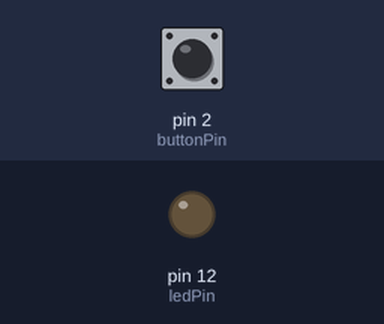
Bench run of a sketch on a simulated Arduino Uno, built with avr-gcc and run on an emulated ATmega328P. Parts: output pins drawn as LEDs (lit = HIGH). The test bench sets the inputs (shaded band); at power-on: pin 2 (buttonPin) HIGH.

Above: at 1.2 s.
1.3 s: pin 2 (buttonPin) pulled LOW for 0.15 s
At 2.1 s:
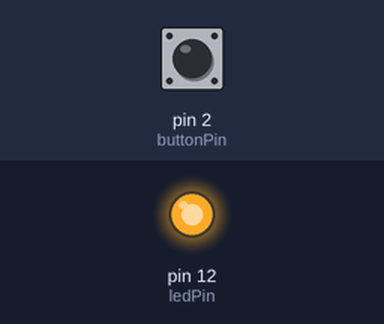
Timing chart, 0 to 10.4 s (numbered marks = the images above; inputs shaded):
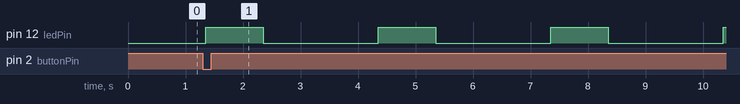

The sketch:

chocolateReadyStopMarker.ino.ino
```cpp
// 实现方便测试，目前code ，第一次按键，闪1秒，间隔2秒持续闪下去，第二次按键，闪5秒，再也不闪了。  想让他工作再，断电后再上电
// 定义按钮引脚
const int buttonPin = 2;
// 定义LED引脚
const int ledPin = 12;

// 存储按钮的上一次状态
int lastButtonState = HIGH;
// 存储当前按钮状态
int buttonState;
// 存储上次读取按钮的时间
unsigned long lastDebounceTime = 0;
// 消抖时间（毫秒）
unsigned long debounceDelay = 50;
// 存储上次LED闪烁开始的时间
unsigned long lastFlashStartTime = 0;
// 存储上次LED闪烁的时间
unsigned long lastFlashTime = 0;
// LED闪烁间隔时间（毫秒），这里设置为1分钟
unsigned long flashInterval = 2000;
// LED闪烁持续时间（毫秒）
unsigned long flashDuration = 1000;
// 标记LED是否需要闪烁
bool shouldFlash = false;
// 标记LED是否正在闪烁
bool isFlashing = false;
// 标记按钮按下次数
int buttonPressCount = 0;
// 第二次按下按钮后LED闪烁1秒的开始时间
unsigned long secondPressFlashStartTime = 0;
// 标记是否是第二次按下按钮触发的闪烁
bool isSecondPressFlash = false;

void setup() {
    // 将按钮引脚设置为输入模式
    pinMode(buttonPin, INPUT_PULLUP);
    // 将LED引脚设置为输出模式
    pinMode(ledPin, OUTPUT);
}

void loop() {
    // 读取按钮状态
    int reading = digitalRead(buttonPin);

    // 检查按钮状态是否改变
    if (reading != lastButtonState) {
        lastDebounceTime = millis();
    }

    // 如果消抖时间已过
    if ((millis() - lastDebounceTime) > debounceDelay) {
        if (reading != buttonState) {
            buttonState = reading;

            // 如果按钮被按下（低电平）
            if (buttonState == LOW) {
                buttonPressCount++;
                if (buttonPressCount == 1) {
                    // 首次按下，触发LED闪100ms
                    shouldFlash = true;
                    lastFlashStartTime = millis();
                    isFlashing = true;
                    digitalWrite(ledPin, HIGH);
                } else if (buttonPressCount == 2) {
                    // 第二次按下，闪LED 1秒钟
                    shouldFlash = false;
                    isFlashing = false;
                    digitalWrite(ledPin, LOW);
                    secondPressFlashStartTime = millis();
                    isSecondPressFlash = true;
                } else {
                    // 再次按下，停止闪烁
                    shouldFlash = false;
                    isFlashing = false;
                    isSecondPressFlash = false;
                    digitalWrite(ledPin, LOW);
                    // 程序结束后可以在这里添加其他逻辑，例如进入低功耗模式等
                    while (true) {
                        // 程序结束，进入无限循环
                    }
                }
            }
        }
    }

    // 如果是第二次按下按钮触发的闪烁
    if (isSecondPressFlash) {
        if (millis() - secondPressFlashStartTime < 5000) {
            digitalWrite(ledPin, HIGH);
        } else {
            isSecondPressFlash = false;
            digitalWrite(ledPin, LOW);
        }
    }

    // 如果LED需要闪烁
    if (shouldFlash) {
        if (isFlashing) {
            // 检查闪烁是否结束
            if (millis() - lastFlashStartTime >= flashDuration) {
                digitalWrite(ledPin, LOW);
                isFlashing = false;
                lastFlashTime = millis();
            }
        } else {
            // 检查是否到了下一次闪烁时间
            if (millis() - lastFlashTime >= flashInterval) {
                lastFlashStartTime = millis();
                isFlashing = true;
                digitalWrite(ledPin, HIGH);
            }
        }
    }

    // 更新按钮的上一次状态
    lastButtonState = reading;
}
    
```

Measured:
- after the input at 1.3 s, pin 12 (ledPin): alternates HIGH for 1.0 s and LOW for 2.0 s, starting after 0.05 s
